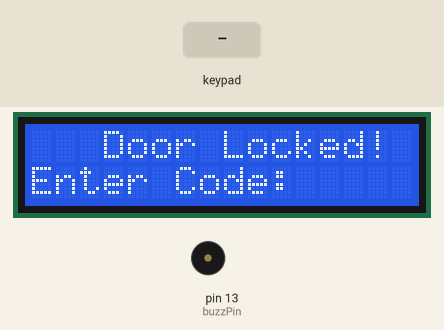
The sketch below on a simulated Arduino Uno, built with avr-gcc and run on an emulated ATmega328P. Parts: 16×2 character LCD, buzzer (waves = sounding). The inputs (shaded band) are chosen by the test bench.

Above: at 3.2 s.
3.3 s: keypad keys # # # # pressed 0.4 s apart
At 5.9 s:
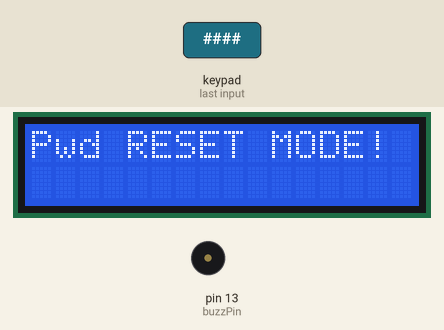
6.5 s: key 'A' pressed
At 7.3 s:
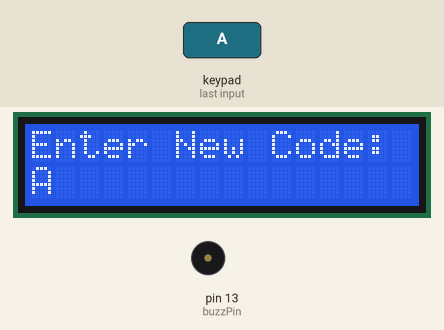
8.0 s: keypad keys # # # # # pressed 0.4 s apart
At 10.1 s:
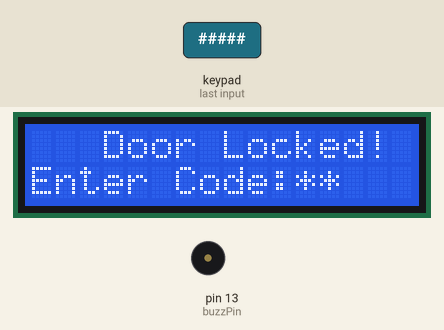
11.5 s: keypad keys # # # # * pressed 0.4 s apart
At 14.9 s:
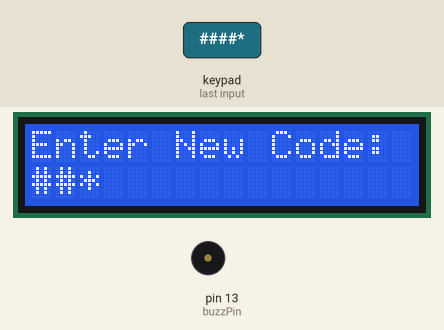
15.8 s: key 'B' pressed
At 17.0 s:
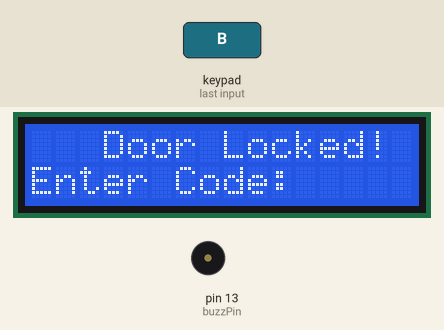
17.3 s: keypad keys 1 2 3 4 pressed 0.4 s apart
At 19.3 s:
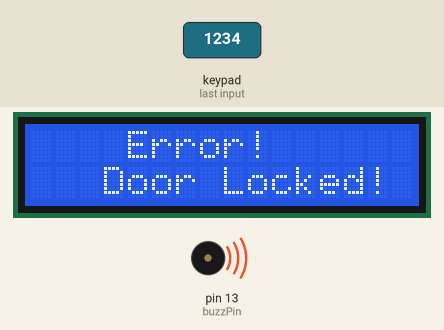
Timing chart, 0 to 21.0 s (numbered marks = the images above; inputs shaded):
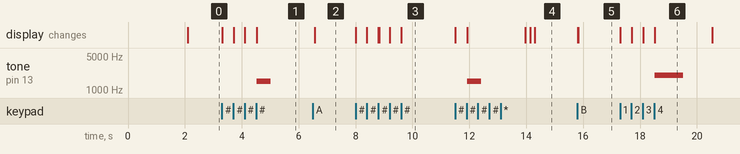

The sketch:

keypad_lock.ino
```cpp
#include <LiquidCrystal_I2C.h>
#include <Keypad.h>
LiquidCrystal_I2C lcd(0x27, 16, 2); //setting up LCD
const uint8_t rows=4,cols=4;  //setting up KEYPAD
char KEY[rows][cols]={
  {'1','2','3','A'},
  {'4','5','6','B'},
  {'7','8','9','C'},
  {'*','0','#','D'}
};
const uint8_t rowPins[rows]={12,11,10,9};
const uint8_t colPins[cols]={8,7,6,5};
Keypad keypad=Keypad(makeKeymap(KEY),rowPins,colPins,rows,cols);
int buzzPin=13; //buzzer
int state=0;
//0->LOCKED, 1->UNLOCKED, 2->RESET_MODE
String PassWord="1234";
int maxPassLen=4;
String input_str="";
void setup() {
  lcd.init();
  lcd.backlight();
  lcd.setCursor(0, 0);
  lcd.print("Door LOCK System");
  delay(2000);
  lcd.clear();
}

void loop() {
if(state==0){ //LOCKED
  lcd.clear();
  lcd.setCursor(3,0);
  lcd.print("Door Locked!");
  lcd.setCursor(0,1);
  lcd.print("Enter Code:");
while(input_str.length()<maxPassLen){  //input code
  char key=keypad.getKey();
  if(key){
  input_str+=key;
  lcd.print('*');
  }
}
if(input_str=="####"){        //if reset code then set mode to reset
  lcd.clear();
  lcd.print("Pwd RESET MODE!");
  tone(buzzPin,1500,500);
  delay(2000);
  state=2;
}
else if(input_str!=PassWord){   //if locked mode then set mode to LOCKED
  lcd.clear();
  lcd.setCursor(4,0);
  lcd.print("Error!");
  lcd.setCursor(3,1);
  lcd.print("Door Locked!");
  tone(buzzPin,2000,1000);
  delay(2000);
  state=0;
  input_str="";
}
else{    //door unlocked
  lcd.clear();
  lcd.setCursor(1,0);
  lcd.print("Door Unlocked!");
  tone(buzzPin,1000,100);
  //delay(2000);
  state=1;
}
}
else if(state==1){ //UNLOCKED
  lcd.setCursor(1,0);
  lcd.print("Door Unlocked!");
  state=1;
}
else{  //RESET_MODE
  lcd.clear();
  lcd.print("Enter New Code:");
  lcd.setCursor(0,1);
  String newCode="";
  while(newCode.length()<maxPassLen){  //input new code
    char key=keypad.getKey();
    if(key){
    newCode+=key;
    lcd.print(key);
    }
  }
  PassWord=newCode;  //reset password
  input_str="";
  state=0;   //reset system
}
}
```

Measured:
- after the input at 3.3 s, tone on pin 13 (buzzPin): silent → 1500 Hz after 1.2 s, → silent 0.50 s later; the display: first changes at once (image 1 shows a later state)
- after the input at 6.5 s, the display: changes after 0.06 s (image 2)
- after the input at 8.0 s, the display: first changes at once (image 3 shows a later state)
- after the input at 11.5 s, tone on pin 13 (buzzPin): silent → 1500 Hz after 0.43 s, → silent 0.50 s later; the display: first changes at once (image 4 shows a later state)
- after the input at 15.8 s, the display: first changes at once (image 5 shows a later state)
- after the input at 17.3 s, tone on pin 13 (buzzPin): silent → 2000 Hz after 1.2 s, → silent 1.0 s later; the display: first changes at once (image 6 shows a later state)
